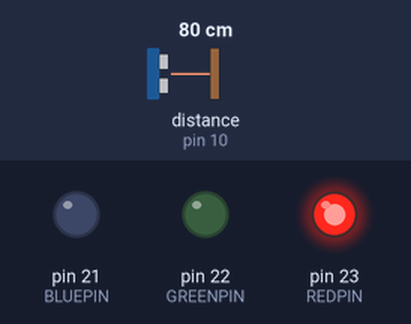
A sketch run on a simulated Arduino Mega 2560, built with avr-gcc and run on an emulated ATmega2560. Shown: output pins drawn as LEDs (lit = HIGH). Wiring (inferred from the names in the program): ultrasonic range finder: trigger pin 9; echo pin 10. The test bench sets the inputs (shaded band); at power-on: distance to the obstacle (sensor on pin 10) 80 cm. The echo pulse lasts 58.3 µs per cm; pins used as bus, display or sensor lines are not drawn.

Above: at 1.2 s.
1.3 s: distance to the obstacle (sensor on pin 10) set to 250 cm
At 2.4 s:
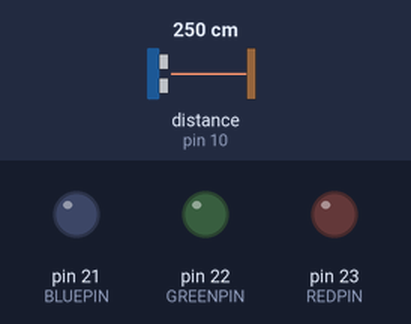
2.8 s: distance to the obstacle (sensor on pin 10) set to 229 cm
4.3 s: distance to the obstacle (sensor on pin 10) set to 221 cm
At 5.2 s:
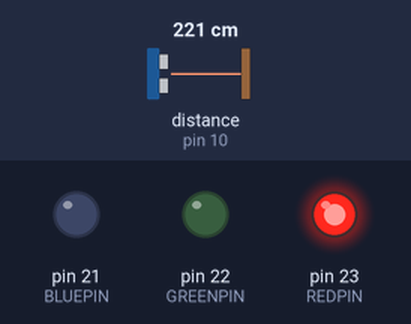
5.8 s: distance to the obstacle (sensor on pin 10) set to 299 cm
At 6.9 s:
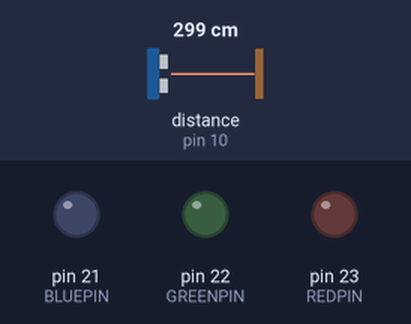
Timing chart, 0 to 8.3 s (numbered marks = the images above; inputs shaded):
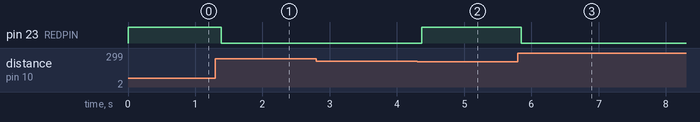

Measured:
- the behaviour switches between 226 and 225 cm on distance to the obstacle (sensor on pin 10) (found by bisection; images 1 and 2)
- after the input at 1.3 s, pin 23 (REDPIN): HIGH → LOW after 0.09 s
- after the input at 2.8 s, every drawn part: stays the same
- after the input at 4.3 s, pin 23 (REDPIN): LOW → HIGH after 0.07 s
- after the input at 5.8 s, pin 23 (REDPIN): HIGH → LOW after 0.05 s

The sketch:

DistanceMeasure.ino
```cpp
#define REDPIN 23
#define GREENPIN 22
#define BLUEPIN 21

#define TRIGGER_PIN 9
#define ECHO_PIN 10
#define MAX_DISTANCE 450

long distance;
long cm;

int red = 0;
int green = 0;
int blue = 0;

void setup()
{
  pinMode(TRIGGER_PIN, OUTPUT);
  pinMode(ECHO_PIN,INPUT);
  pinMode(REDPIN, OUTPUT);
  pinMode(GREENPIN, OUTPUT);
  pinMode(BLUEPIN, OUTPUT);
}

void loop()
{
  // The DYP-ME007 pings on the low-high flank...
  digitalWrite(TRIGGER_PIN, LOW);
  delayMicroseconds(2);
  digitalWrite(TRIGGER_PIN, HIGH);
  delayMicroseconds(10);
  digitalWrite(TRIGGER_PIN, LOW);

  // the distance is proportional to the time interval
  // between HIGH and LOW

  distance = pulseIn(ECHO_PIN, HIGH);
  cm = distance/58;

  if (cm > MAX_DISTANCE) {
    analogWrite(REDPIN, 0);
    analogWrite(GREENPIN, 255);
  }
  else {
    red = 255 - (cm * 255 / MAX_DISTANCE);
    red = red > 255 ? 255 : red;
    red = red < 0 ? 0 : red;
    analogWrite(GREENPIN, 0);
    analogWrite(REDPIN, red);
  }

  Serial.println(cm);
  delay(100);
}
```
